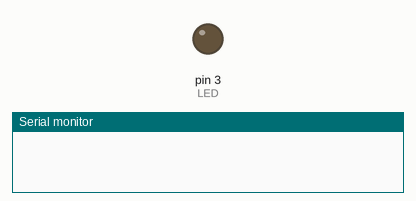
Simulated run of this sketch. Board: Arduino Uno, built with avr-gcc and run on an emulated ATmega328P. On the bench: output pins drawn as LEDs (lit = HIGH), the last lines printed to the serial monitor.

Above: at 0.05 s.
At 6.45 s:
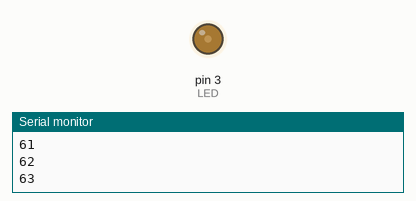
At 19.98 s:
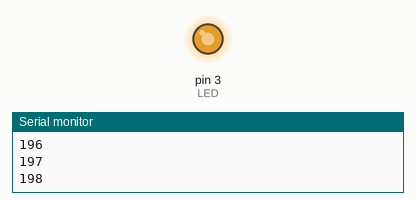
At 39.93 s:
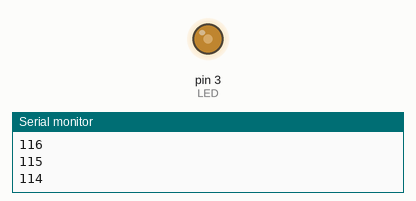
Timing chart, 0 to 40.0 s (numbered marks = the images above):
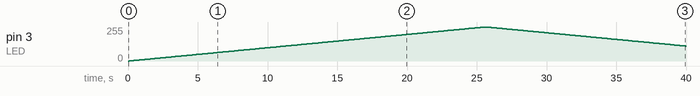

Measured:
- by itself, pin 3 (LED): rises from 0/255 to 255/255 in 25.4 s, then falls to 112/255 in 14.4 s

The sketch:

Otro_PWM.ino
```cpp
/*FECHA: 16/04/2020
 *AUTOR: Elías Montenegro Ramos
 *DESCRIPCIÓN DEL PROGRAMA: PMW con un LED salida por el pin Analogo númerto 3 del Arduino
 */
const int LED = 3; //Declaramos una Constante Entera Llamada LED.
int Brillo = 0; //Declaramos una variable entera llamada Brillo.

void setup()
   {
    Serial.begin(9600);
    pinMode(LED, OUTPUT);
   }

void loop()
   {
    for(Brillo = 0; Brillo < 256; Brillo++)
    {
      analogWrite(LED, Brillo);
      delay(100);
      Serial.println(Brillo);
    }
    for(Brillo = 255; Brillo > 0; Brillo--)
    {
      analogWrite(LED, Brillo);
      delay(100);
      Serial.println(Brillo);
    }
   }
```
